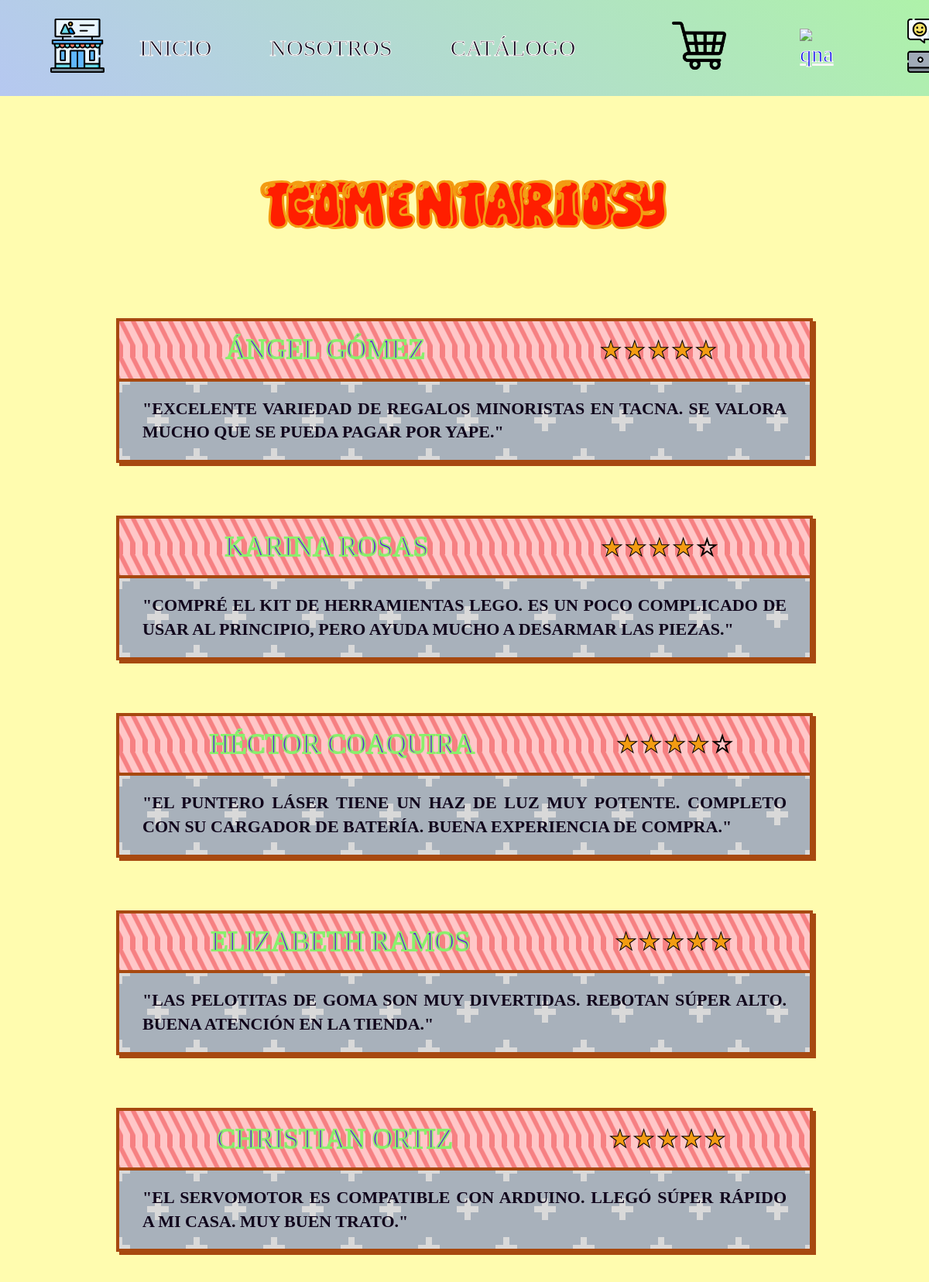
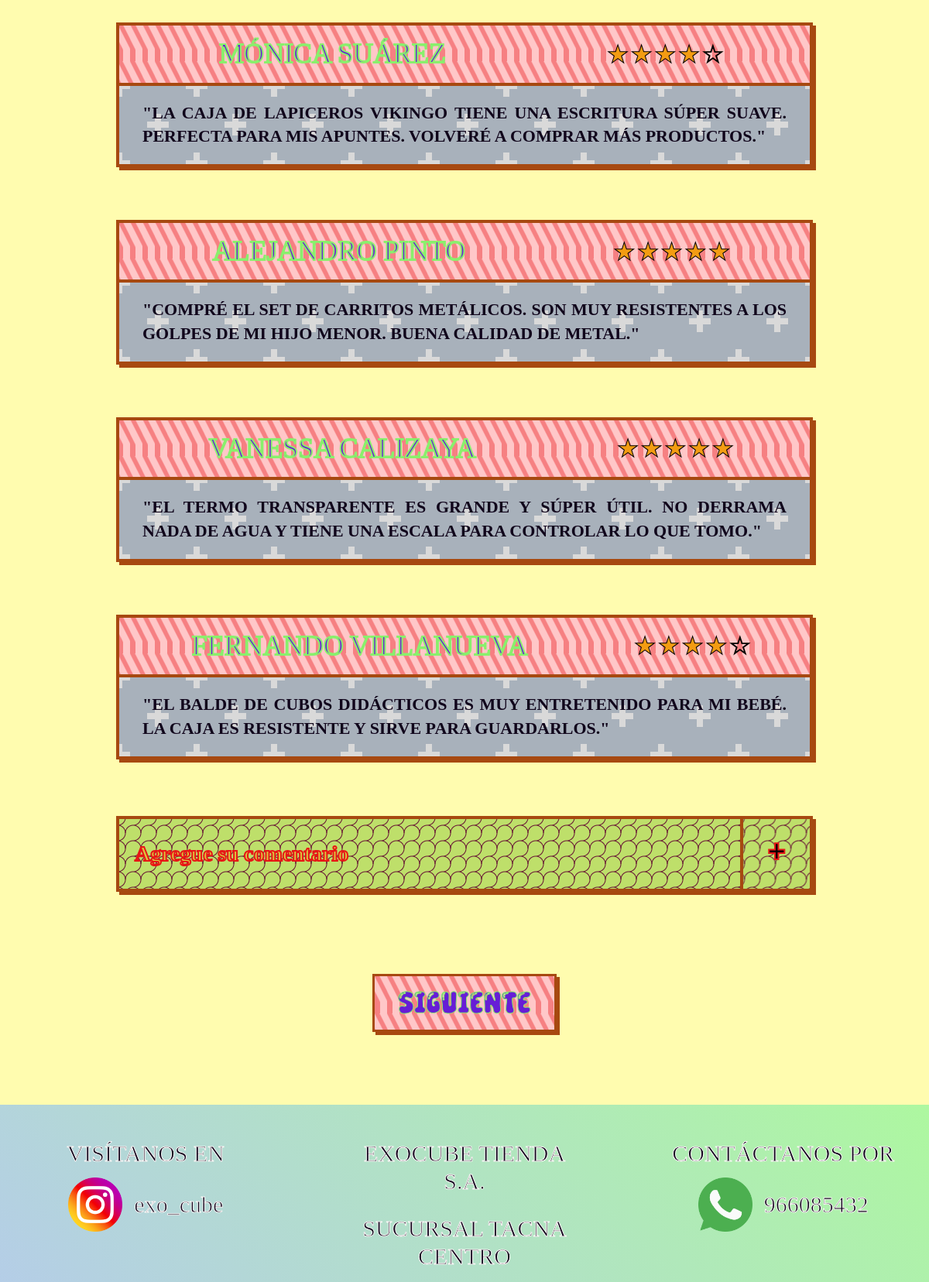
Screenshot of /testimonios_comentarios.php with the database file from the repository (2 pictures, top to bottom).
### tables this page shows
CREATE TABLE `testimonios` (
  `id_testimonio` int(11) NOT NULL AUTO_INCREMENT,
  `nombre_cliente` varchar(100) NOT NULL,
  `comentario` text NOT NULL,
  `calificacion` int(11) NOT NULL DEFAULT 5,
  `fecha_creacion` datetime NOT NULL DEFAULT current_timestamp(),
  PRIMARY KEY (`id_testimonio`)
);

CREATE TABLE `enlaces_contacto` (
  `id_contacto` int(11) NOT NULL AUTO_INCREMENT,
  `plataforma` varchar(50) NOT NULL,
  `enlace` varchar(255) NOT NULL,
  `etiqueta` varchar(100) NOT NULL,
  `icono_url` varchar(100) NOT NULL,
  `activo` tinyint(1) NOT NULL DEFAULT 1,
  PRIMARY KEY (`id_contacto`)
);

CREATE TABLE `locales_tienda` (
  `id_local` int(11) NOT NULL AUTO_INCREMENT,
  `id_info` int(11) NOT NULL,
  `nombre_local` varchar(100) NOT NULL,
  `direccion` text NOT NULL,
  `google_maps_iframe` text DEFAULT NULL,
  `horario_atencion` varchar(100) NOT NULL,
  `activo` tinyint(1) NOT NULL DEFAULT 1,
  PRIMARY KEY (`id_local`),
  KEY `id_info` (`id_info`),
  CONSTRAINT `locales_tienda_ibfk_1` FOREIGN KEY (`id_info`) REFERENCES `informacion_tienda` (`id_info`) ON DELETE CASCADE
);

### testimonios_comentarios.php (the view, shortened to what this page needs)
<?php
require_once 'conexion.php';
$comentarios_por_pagina = 9;
$pagina_actual = isset($_GET['p']) ? (int)$_GET['p'] : 1;
$offset = (int)(($pagina_actual - 1) * $comentarios_por_pagina);
try {
    $stmt_count = $pdo->query("SELECT COUNT(*) FROM testimonios");
    $total_comentarios = $stmt_count->fetchColumn();
    $total_paginas = ceil($total_comentarios / $comentarios_por_pagina);
    $select_sql = "
        SELECT * FROM testimonios
        ORDER BY id_testimonio DESC
        LIMIT " . (int)$comentarios_por_pagina . " OFFSET " . (int)$offset;
    $comentarios = $pdo->query($select_sql)->fetchAll();
} catch (Exception $e) {
    die("Error al cargar la lista de testimonios: " . $e->getMessage());
}
?>
<!DOCTYPE html>
<html lang="es-ES">
<head>
   <link href="estilos/testimonios_comentarios.css" rel="stylesheet">
</head>
<body>
   <?php include 'header.php'; ?>
   <br><br><br><br><br><br><br><br><br><br>
   <div class="faq">
      <p>TESTIMONIOS Y COMENTARIOS</p>
   </div>
   <br><br>
   <?php
   if (!empty($comentarios)):
       $indice_global = $offset + 1;
       foreach ($comentarios as $row):
           $id_clase = ($indice_global - 1) % 3;
           if ($id_clase == 0) $clase_tabla = "table01";
           elseif ($id_clase == 1) $clase_tabla = "table02";
           else $clase_tabla = "table03";
           $estrellas_doradas = str_repeat('★', $row['calificacion']);
           $estrellas_grises = str_repeat('☆', 5 - $row['calificacion']);
   ?>
           <table class="<?php echo $clase_tabla; ?>">
              <tr>
                <td class="cabecera01">
                  <h2>
                     <span><?php echo htmlspecialchars($row['nombre_cliente']); ?></span>
                     <span class="estrellas-valoracion"><?php echo $estrellas_doradas . $estrellas_grises; ?></span>
                  </h2>
                </td>
              </tr>
              <tr>
                <td class="cuerpo01">
                  "<?php echo htmlspecialchars($row['comentario']); ?>"
                </td>
              </tr>
           </table><br>
   <?php
           $indice_global++;
       endforeach;
   else:
       echo "<center><p style='font-family:Alfaqix; font-size:24px; color:#666;'>No hay comentarios publicados todavía. ¡Sé el primero en comentar!</p></center><br><br>";
   endif;
   ?>
   <table class="tabla-producto">
      <tr class="fila-verde">
        <td class="col-etiqueta" style="cursor: pointer;" onclick="toggleFormulario()">Agregue su comentario</td>
        <td class="col-controles" colspan="2" style="cursor: pointer;" onclick="toggleFormulario()">
          <div class="control-cantidad">
            <button class="btn-mas" type="button">+</button>
          </div>
        </td>
      </tr>
   </table>
<br><br>
   <?php if ((int)$total_paginas > 1): ?>
       <div class="paginacion-contenedor">
          <?php if ((int)$pagina_actual < (int)$total_paginas): ?>
              <a href="testimonios_comentarios.php?p=<?php echo (int)$pagina_actual + 1; ?>" class="btn-paginacion">SIGUIENTE</a>
          <?php endif; ?>
       </div>
   <?php endif; ?>
<br><br><br>
       <?php include 'footer.php'; ?>
</body>
</html>

### footer.php (shortened to what this page needs)
<?php
require_once 'conexion.php';
try {
    $stmt_foot_social = $pdo->query("SELECT * FROM enlaces_contacto WHERE plataforma IN ('Instagram', 'Facebook') AND activo = 1");
    $redes_sociales = $stmt_foot_social->fetchAll(PDO::FETCH_ASSOC);
    $stmt_foot_locales = $pdo->query("SELECT nombre_local FROM locales_tienda ORDER BY id_local ASC");
    $locales_tienda = $stmt_foot_locales->fetchAll(PDO::FETCH_ASSOC);
    $stmt_foot_wsp = $pdo->query("SELECT * FROM enlaces_contacto WHERE plataforma IN ('WhatsApp', 'Correo') AND activo = 1 ORDER BY id_contacto ASC");
    $telefonos_wsp = $stmt_foot_wsp->fetchAll(PDO::FETCH_ASSOC);
} catch (Exception $e) {
    $redes_sociales = [];
    $locales_tienda = [];
    $telefonos_wsp = [];
}
?>
<div class="footer" style="box-sizing: border-box;">
   <div class="f01">
      <p class="visita">VISÍTANOS EN</p>
      <a id="foot_social_link" href="<?php echo htmlspecialchars($redes_sociales[0]['enlace'] ?? '#'); ?>" target="_blank" style="text-decoration: none;">
         <div class="visita02" style="justify-content: center; margin: 0 auto;">
            <img id="foot_social_img" src="<?php echo htmlspecialchars($redes_sociales[0]['icono_url'] ?? 'img/social.png'); ?>" alt="Red Social" class="visita03">
            <p id="foot_social_txt" class="visita04"><?php echo htmlspecialchars($redes_sociales[0]['etiqueta'] ?? 'exo_cube'); ?></p>
         </div>
      </a>
   </div>
   <div class="f02">
      <p class="lugar">EXOCUBE TIENDA S.A.</p>
      <p id="foot_local_txt" class="lugar02">
         <?php echo htmlspecialchars($locales_tienda[0]['nombre_local'] ?? 'Ubicación del local'); ?>
      </p>
   </div>
   <div class="f03">
      <p class="contacto">CONTÁCTANOS POR</p>
      <a id="foot_wsp_link" href="<?php echo htmlspecialchars($telefonos_wsp[0]['enlace'] ?? '#'); ?>" target="_blank" style="text-decoration: none;">
         <div class="contacto02" style="justify-content: center; margin: 0 auto;">
            <img id="foot_wsp_img" src="<?php echo htmlspecialchars($telefonos_wsp[0]['icono_url'] ?? 'img/whatsapp.png'); ?>" alt="WhatsApp" class="contacto03">
            <p id="foot_wsp_txt" class="contacto04"><?php echo htmlspecialchars($telefonos_wsp[0]['etiqueta'] ?? '966085432'); ?></p>
         </div>
      </a>
   </div>
</div>

### testimonios_comentarios.php (style rules this page uses)
.paginacion-contenedor { position: relative !important; z-index: 9999 !important; display: flex !important; justify-content: center !important; margin: 40px auto !important; }
.btn-paginacion { position: relative !important; z-index: 10000 !important; cursor: pointer !important; pointer-events: auto !important; }

### rows the page displays
testimonios: nombre_cliente "ÁNGEL GÓMEZ", calificacion "★★★★★", comentario "EXCELENTE VARIEDAD DE REGALOS MINORISTAS EN TACNA. SE VALORA MUCHO QUE SE PUEDA PAGAR POR YAPE."
testimonios: nombre_cliente "KARINA ROSAS", calificacion "★★★★", calificacion "☆", comentario "COMPRÉ EL KIT DE HERRAMIENTAS LEGO. ES UN POCO COMPLICADO DE USAR AL PRINCIPIO, PERO AYUDA MUCHO A DESARMAR LAS PIEZAS."
testimonios: nombre_cliente "HÉCTOR COAQUIRA", calificacion "★★★★", calificacion "☆", comentario "EL PUNTERO LÁSER TIENE UN HAZ DE LUZ MUY POTENTE. COMPLETO CON SU CARGADOR DE BATERÍA. BUENA EXPERIENCIA DE COMPRA."
testimonios: nombre_cliente "ELIZABETH RAMOS", calificacion "★★★★★", comentario "LAS PELOTITAS DE GOMA SON MUY DIVERTIDAS. REBOTAN SÚPER ALTO. BUENA ATENCIÓN EN LA TIENDA."
testimonios: nombre_cliente "CHRISTIAN ORTIZ", calificacion "★★★★★", comentario "EL SERVOMOTOR ES COMPATIBLE CON ARDUINO. LLEGÓ SÚPER RÁPIDO A MI CASA. MUY BUEN TRATO."
testimonios: nombre_cliente "MÓNICA SUÁREZ", calificacion "★★★★", calificacion "☆", comentario "LA CAJA DE LAPICEROS VIKINGO TIENE UNA ESCRITURA SÚPER SUAVE. PERFECTA PARA MIS APUNTES. VOLVERÉ A COMPRAR MÁS PRODUCTOS."
testimonios: nombre_cliente "ALEJANDRO PINTO", calificacion "★★★★★", comentario "COMPRÉ EL SET DE CARRITOS METÁLICOS. SON MUY RESISTENTES A LOS GOLPES DE MI HIJO MENOR. BUENA CALIDAD DE METAL."
testimonios: nombre_cliente "VANESSA CALIZAYA", calificacion "★★★★★", comentario "EL TERMO TRANSPARENTE ES GRANDE Y SÚPER ÚTIL. NO DERRAMA NADA DE AGUA Y TIENE UNA ESCALA PARA CONTROLAR LO QUE TOMO."
testimonios: nombre_cliente "FERNANDO VILLANUEVA", calificacion "★★★★", calificacion "☆", comentario "EL BALDE DE CUBOS DIDÁCTICOS ES MUY ENTRETENIDO PARA MI BEBÉ. LA CAJA ES RESISTENTE Y SIRVE PARA GUARDARLOS."
enlaces_contacto: icono_url (picture), etiqueta "exo_cube"
locales_tienda: nombre_local "SUCURSAL TACNA CENTRO"
enlaces_contacto: icono_url (picture), etiqueta "966085432"
